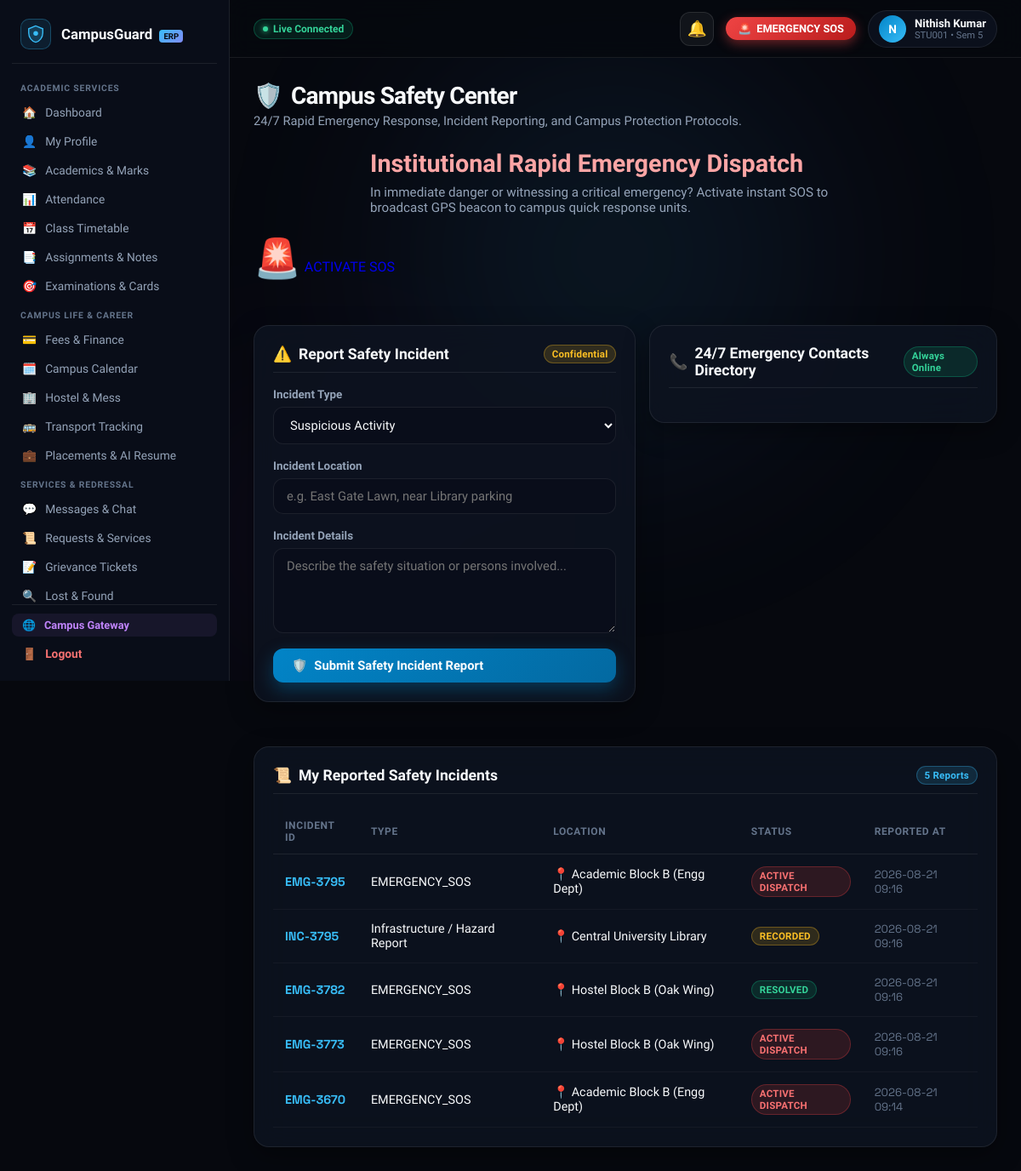
The page /student/safety (signed in) on the database as committed earlier.
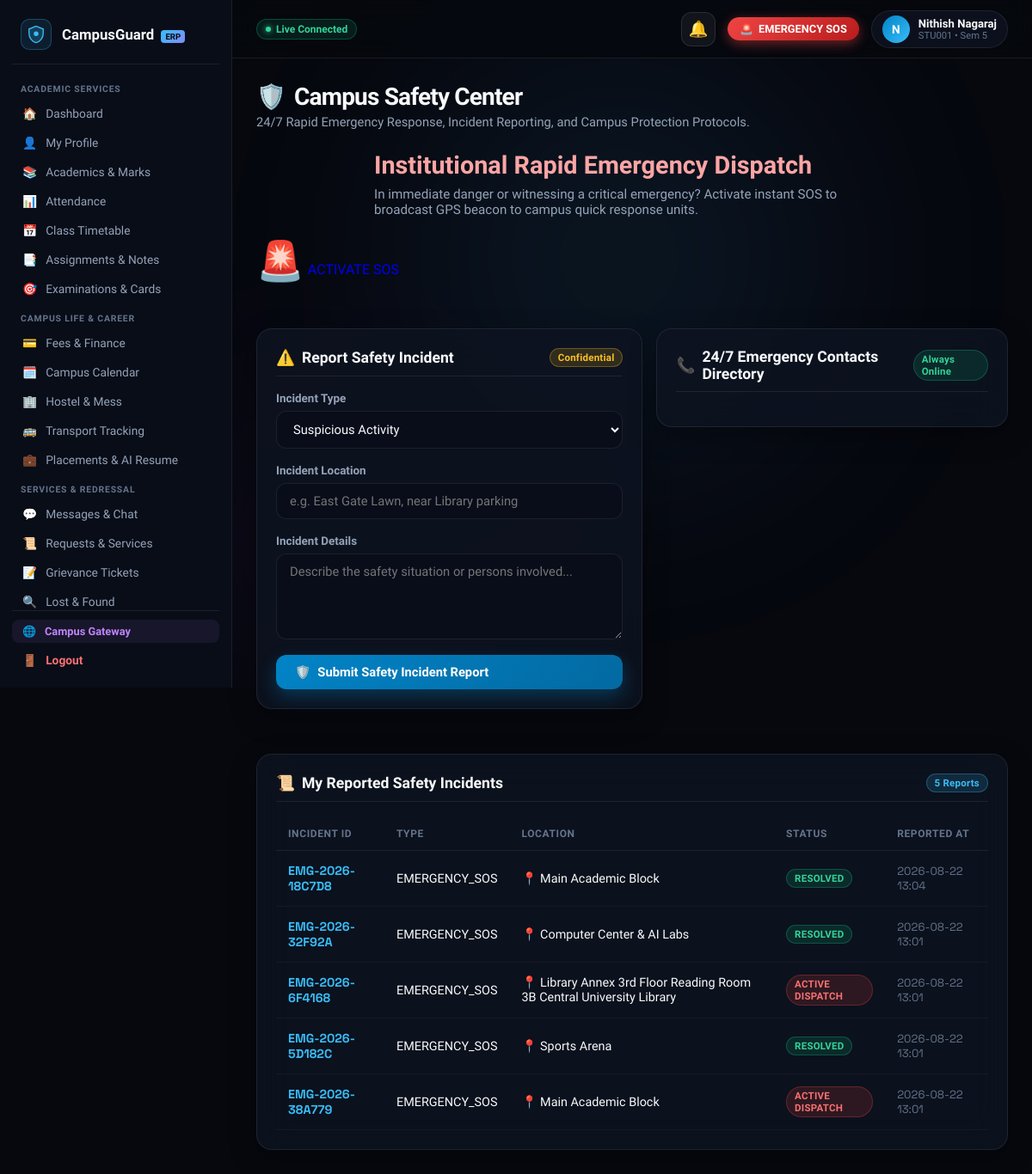
The same page on the database as committed later.
### tables this page shows
CREATE TABLE students (
            id INTEGER PRIMARY KEY AUTOINCREMENT,
            name TEXT NOT NULL,
            register_number TEXT UNIQUE NOT NULL,
            email TEXT NOT NULL,
            password_hash TEXT NOT NULL,
            department TEXT NOT NULL,
            year INTEGER NOT NULL,
            profile_image TEXT DEFAULT '',
            created_at TIMESTAMP DEFAULT CURRENT_TIMESTAMP
        , phone TEXT DEFAULT '+91 98765 43210', join_date TEXT DEFAULT '2023-08-01', cgpa REAL DEFAULT 8.75, program TEXT DEFAULT 'B.Tech', semester INTEGER DEFAULT 5, section TEXT DEFAULT 'A', dob TEXT DEFAULT '2004-05-14', address TEXT DEFAULT '#42, Green Avenue, Tech City, Karnataka 560001', parent_name TEXT DEFAULT 'R. S. Kumar', parent_phone TEXT DEFAULT '+91 94440 12345', sgpa REAL DEFAULT 8.90, earned_credits INTEGER DEFAULT 112, total_credits INTEGER DEFAULT 160, status TEXT DEFAULT 'ACTIVE');

CREATE TABLE incidents (
            id INTEGER PRIMARY KEY AUTOINCREMENT,
            incident_id TEXT UNIQUE NOT NULL,
            student_id INTEGER NOT NULL,
            incident_type TEXT NOT NULL,
            location TEXT,
            latitude REAL,
            longitude REAL,
            description TEXT,
            status TEXT NOT NULL DEFAULT 'ACTIVE',
            created_at TIMESTAMP DEFAULT CURRENT_TIMESTAMP, assigned_to TEXT DEFAULT 'Unassigned', priority_score INTEGER DEFAULT 50,
            FOREIGN KEY (student_id) REFERENCES students (id)
        );

### routes/student.py (the view, shortened to what this page needs)
@student_bp.route('/student/safety', methods=['GET', 'POST'])
@student_required
def student_safety(student):
    conn = get_db_connection()
    contacts = conn.execute("SELECT * FROM emergency_contacts ORDER BY id ASC").fetchall()
    recent_incidents = conn.execute("SELECT * FROM incidents WHERE student_id = ? ORDER BY created_at DESC LIMIT 5", (student['id'],)).fetchall()
    conn.close()
    return render_template('student/safety.html', student=student, emergency_contacts=contacts, recent_incidents=recent_incidents, active_page='safety')

### app.py (called while the page is built, shortened)
def _url_build_error_fallback(error, endpoint, values):
    for registered_ep in list(app.view_functions.keys()):
        if registered_ep == endpoint or registered_ep.endswith('.' + endpoint):
            try:
                return url_for(registered_ep, **values)
            except Exception:
                if 'student_id' in values and 'id' not in values:
                    v_copy = dict(values)
                    v_copy['id'] = v_copy.pop('student_id')
                    try:
                        return url_for(registered_ep, **v_copy)
                    except Exception:
                        pass
                continue

### database/db.py (called while the page is built)
def get_db_connection():
    conn = sqlite3.connect(DATABASE_FILE, timeout=20.0)
    conn.row_factory = sqlite3.Row
    return conn

### utils/security.py (called while the page is built)
def add_security_headers(response):
    response.headers['Cache-Control'] = 'no-cache, no-store, must-revalidate, max-age=0'
    response.headers['Pragma'] = 'no-cache'
    response.headers['Expires'] = '0'
    response.headers['X-Content-Type-Options'] = 'nosniff'
    response.headers['X-Frame-Options'] = 'SAMEORIGIN'
    response.headers['X-XSS-Protection'] = '1; mode=block'
    return response

### templates/student/safety.html (shortened to what the changed rows need)
{% extends "student/base_student.html" %}
{% block student_content %}
<div class="page-header-block">
    <div class="page-title-group">
        <h1><span>🛡️</span> Campus Safety Center</h1>
    </div>
</div>
<div class="emergency-hero-banner">
    <div style="max-width: 600px; margin: 0 auto 24px;">
        <h2 style="font-size: 1.8rem; font-weight: 800; color: #fca5a5; margin-bottom: 8px;">Institutional Rapid Emergency Dispatch</h2>
    </div>
</div>
<div class="form-grid" style="grid-template-columns: 1.1fr 1fr; align-items: start; margin-top: 28px;">
    <div class="content-card">
        <div class="card-header-row">
            <h2 class="card-heading"><span>⚠️</span> Report Safety Incident</h2>
        </div>
    </div>
    <div class="content-card">
        <div class="card-header-row">
            <h2 class="card-heading"><span>📞</span> 24/7 Emergency Contacts Directory</h2>
        </div>
    </div>
</div>
{% if recent_incidents %}
<section class="content-card" style="margin-top: 28px;">
    <div class="card-header-row">
        <h2 class="card-heading"><span>📜</span> My Reported Safety Incidents</h2>
    </div>
    <div class="table-responsive">
        <table class="portal-table">
            <thead>
                <tr>
                    <th>Incident ID</th>
                    <th>Type</th>
                    <th>Location</th>
                    <th>Status</th>
                    <th>Reported At</th>
                </tr>
            </thead>
            <tbody>
                {% for inc in recent_incidents %}
                <tr>
                    <td><strong style="font-family: var(--font-mono); color: #38bdf8;">{{ inc.incident_id }}</strong></td>
                    <td>{{ inc.incident_type }}</td>
                    <td>📍 {{ inc.location }}</td>
                    <td>
                        {% if inc.status == 'RESOLVED' %}
                            <span class="badge badge-green">RESOLVED</span>
                        {% elif inc.status == 'ACTIVE' %}
                            <span class="badge badge-red">ACTIVE DISPATCH</span>
                        {% else %}
                            <span class="badge badge-yellow">{{ inc.status }}</span>
                        {% endif %}
                    </td>
                    <td style="font-family: var(--font-mono); font-size: 0.82rem; color: var(--text-muted);">
                        {{ inc.created_at[:16] }}
                    </td>
                </tr>
                {% endfor %}
            </tbody>
        </table>
    </div>
</section>
{% endif %}
{% endblock %}

### templates/student/base_student.html (shortened to what the changed rows need)
<!DOCTYPE html>
<html lang="en">
<head>
    <link rel="stylesheet" href="{{ url_for('static', filename='css/student-portal.css') }}">
    <link rel="stylesheet" href="{{ url_for('static', filename='css/campusguard-toast.css') }}">
    <link rel="stylesheet" href="{{ url_for('static', filename='css/emergency.css') }}">
</head>
<body>
    <div class="portal-layout">
        <div class="main-wrapper">
            <header class="topbar">
                <div class="topbar-right">
                    <a href="{{ url_for('student_profile') }}" class="user-avatar-pill" title="View Profile">
                        <div class="avatar-circle">
                            {{ student.name[0]|upper if student else 'S' }}
                        </div>
                        <div class="user-meta-top">
                            <span class="user-name-top">{{ student.name if student else 'Student' }}</span>
                            <span class="user-role-top">{{ student.register_number if student else '' }} • Sem {{ student.semester|default(5) }}</span>
                        </div>
                    </a>
                </div>
            </header>
            <main class="portal-content">
                {% block student_content %}{% endblock %}
            </main>
        </div>
    </div>
</body>
</html>

Rows that differ between the two databases and show on the page:
no longer on this page (row edited): incidents: incident_id "EMG-3795", incident_type "EMERGENCY_SOS", location "Academic Block B (Engg Dept)", status "ACTIVE DISPATCH", created_at "2026-08-21 09:16"
no longer on this page (row unchanged): incidents: incident_id "INC-3795", incident_type "Infrastructure / Hazard Report", location "Central University Library", status "RECORDED", created_at "2026-08-21 09:16"
no longer on this page (row unchanged): incidents: incident_id "EMG-3782", incident_type "EMERGENCY_SOS", location "Hostel Block B (Oak Wing)", status "RESOLVED", created_at "2026-08-21 09:16"
no longer on this page (row edited): incidents: incident_id "EMG-3773", incident_type "EMERGENCY_SOS", location "Hostel Block B (Oak Wing)", status "ACTIVE DISPATCH", created_at "2026-08-21 09:16"
no longer on this page (row edited): incidents: incident_id "EMG-3670", incident_type "EMERGENCY_SOS", location "Academic Block B (Engg Dept)", status "ACTIVE DISPATCH", created_at "2026-08-21 09:14"
changed students "STU001": name "Nithish Kumar" → "Nithish Nagaraj"
added incidents: incident_id "EMG-2026-18C7D8", incident_type "EMERGENCY_SOS", location "Main Academic Block", status "RESOLVED", created_at "2026-08-22 13:04"
added incidents: incident_id "EMG-2026-32F92A", incident_type "EMERGENCY_SOS", location "Computer Center & AI Labs", status "RESOLVED", created_at "2026-08-22 13:01"
added incidents: incident_id "EMG-2026-6F4168", incident_type "EMERGENCY_SOS", location "Library Annex 3rd Floor Reading Room 3B Central University Library", status "ACTIVE DISPATCH", created_at "2026-08-22 13:01"
added incidents: incident_id "EMG-2026-5D182C", incident_type "EMERGENCY_SOS", location "Sports Arena", status "RESOLVED", created_at "2026-08-22 13:01"
added incidents: incident_id "EMG-2026-38A779", incident_type "EMERGENCY_SOS", location "Main Academic Block", status "ACTIVE DISPATCH", created_at "2026-08-22 13:01"
